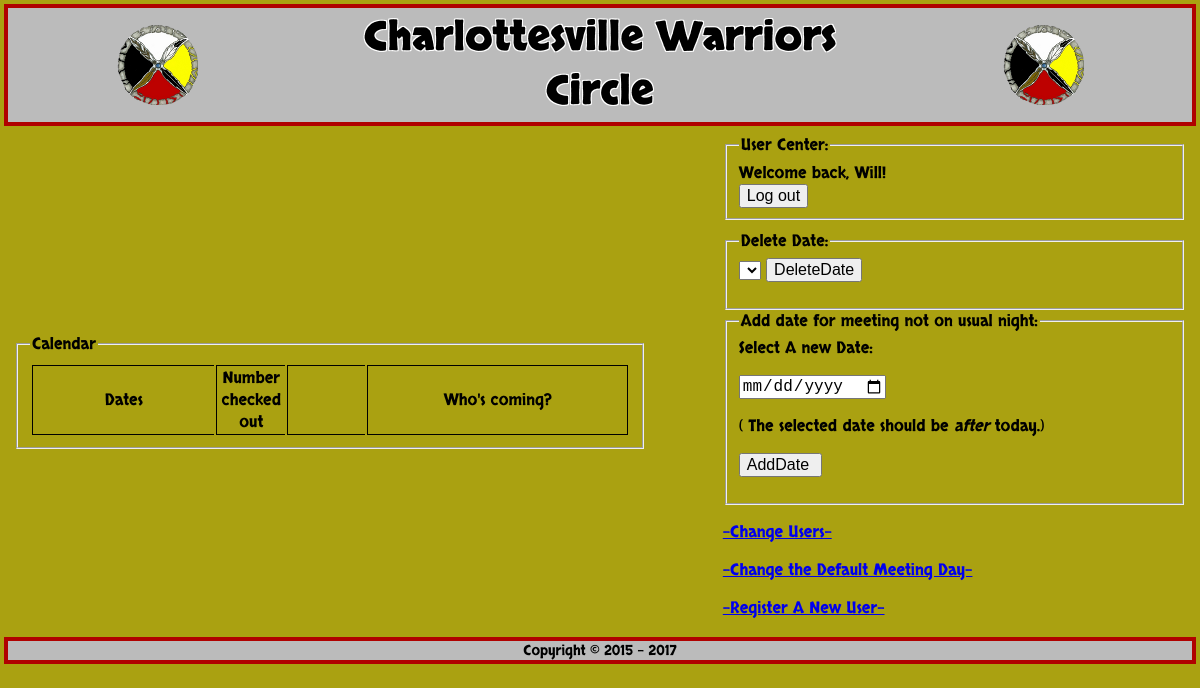
/index.php (signed in), run on an earlier commit of the app's database.
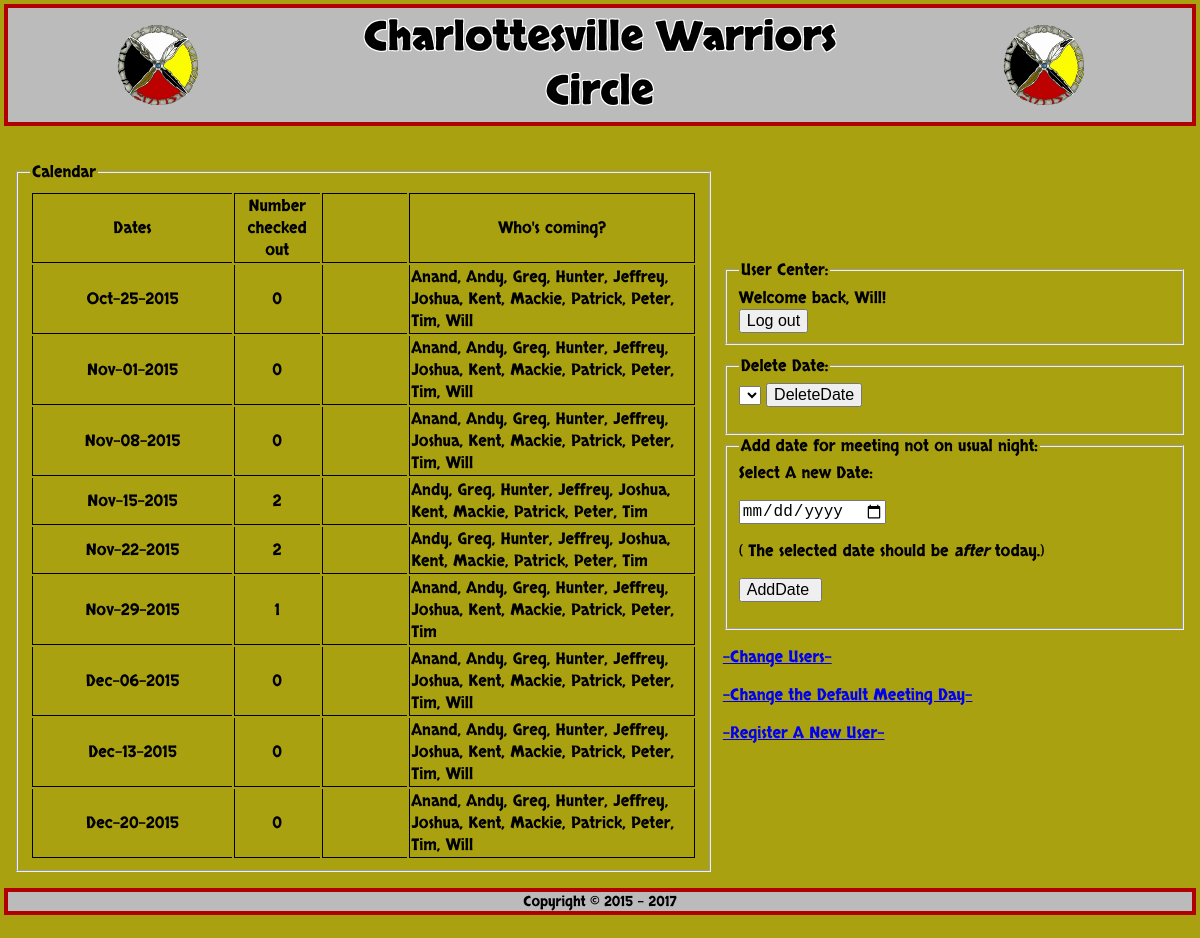
And on a later commit of the database.
### tables this page shows
CREATE TABLE `uinfo` (
  `id` int(10) unsigned NOT NULL AUTO_INCREMENT,
  `f_name` char(25) NOT NULL,
  `l_name` char(25) NOT NULL,
  `email` char(50) NOT NULL DEFAULT '-',
  `uid` int(10) unsigned NOT NULL,
  PRIMARY KEY (`id`),
  KEY `uid` (`uid`),
  CONSTRAINT `uinfo_ibfk_1` FOREIGN KEY (`uid`) REFERENCES `users` (`id`) ON UPDATE CASCADE
);

CREATE TABLE `dates` (
  `id` int(10) unsigned NOT NULL AUTO_INCREMENT,
  `date` int(10) unsigned NOT NULL,
  PRIMARY KEY (`id`)
);

### cal.php (the view, shortened to what this page needs)
<table>
	<tr>
		<td >
			<fieldset style="min-width: 600px;">
				<legend>Calendar</legend>
					<table class="calender">
						<tr >
							<td class="datetitle">Dates</td>
							<td class="buttitle">Number<br>checked<br>out</td>
							<td class="contitle"></td>
							<td class="nametitle">Who's coming?</td>
						</tr>
						<?php
						require_once 'conn.php';
						$sql = "SELECT * from dates ORDER BY date";
						$result = mysqli_query($conn,$sql);
						while($daterow = mysqli_fetch_array($result))
						{
						?>
						<tr>
							<td class="date">
							<?php
								$currentdateid = $daterow['id'];
								echo date('M-d-Y', $daterow['date']);
								$sql_uid = "SELECT userId from checkouts where dateId='$currentdateid'";
								$result_uid = mysqli_query($conn,$sql_uid);
							?>
							</td>
							<td class="con">
							<?php
								$uid_checkout_array = array();
								while($row_uid = mysqli_fetch_array($result_uid))
								{
									array_push($uid_checkout_array, $row_uid['userId']);
								}
								echo $uid_count=count($uid_checkout_array);
							?>
							</td>
							<td class="but">
							</td>
							<td class="name" >
							<?php
								$sql_uinfo = "SELECT id,f_name,l_name,uid from uinfo ORDER BY f_name;";
								$result_uinfo = mysqli_query($conn,$sql_uinfo);
								$rows = mysqli_fetch_all ($result_uinfo, MYSQLI_ASSOC);
								$stillComing = [];
								foreach ($rows as $row)
									if (! in_array ($row['uid'],$uid_checkout_array))
										$stillComing[] = $row;
								for ($i = 0; $i < count($stillComing); ++$i)
								{
									$row = $stillComing[$i];
									echo $row['f_name'];
									if ($i < count($stillComing)-1)
										echo ", ";
								}
							?>
							</td>
						</tr>
						<?php
						}
					?>
				</table>
			</fieldset>
		</td>
	</tr>
</table>

### user.php (shortened to what this page needs)
<body style="height: 200px">
<table style="width: 100%; height: 150px">
	<tr>
		<td style="width: 100%;height:100px">
		<fieldset>
		<legend>User Center:</legend>
		<?php
			$dbc = mysqli_connect(DB_HOST,DB_USER,DB_PASSWORD,DB_NAME);
			$currentuid=$_COOKIE['user_id'];
			$query = "SELECT f_name,l_name FROM uinfo WHERE '$currentuid' = uid";
			$data = mysqli_query($dbc,$query);
			$row = mysqli_fetch_array($data);
			echo "Welcome back, " . $row['f_name']."!";
		?>
		<br />
		<input type="button" onclick="window.location.href='logout.php';" value="Log out" class="right" />
		</fieldset>
		</td>
	</tr>
	<tr>
		<td style="width: 100%; height:100px">
		<?php
			$sql_admin = "SELECT admin FROM users WHERE '$currentuid' = id";
			$result_admin = mysqli_query($dbc,$sql_admin);
			$row_admin = mysqli_fetch_array($result_admin);
			if ($row_admin['admin'] ==1)
			{
				include "admin.php";
			}
		?>
		</td>
	</tr>
</table>
</body>

What changed in the data, as far as the page shows it:
added dates: date "Oct-25-2015", uid_checkout_array "0", uinfo (f_name "Will")
now on this page (row unchanged): uinfo: f_name "Anand"
now on this page (row unchanged): uinfo: f_name "Andy"
now on this page (row unchanged): uinfo: f_name "Greg"
now on this page (row unchanged): uinfo: f_name "Hunter"
now on this page (row unchanged): uinfo: f_name "Jeffrey"
now on this page (row unchanged): uinfo: f_name "Joshua"
now on this page (row unchanged): uinfo: f_name "Kent"
now on this page (row unchanged): uinfo: f_name "Mackie"
now on this page (row unchanged): uinfo: f_name "Patrick"
now on this page (row unchanged): uinfo: f_name "Peter"
now on this page (row unchanged): uinfo: f_name "Tim"
added dates: date "Nov-01-2015", uid_checkout_array "0", uinfo (f_name "Will")
added dates: date "Nov-08-2015", uid_checkout_array "0", uinfo (f_name "Will")
added dates: date "Nov-15-2015", uid_checkout_array "2"
added dates: date "Nov-22-2015", uid_checkout_array "2"
added dates: date "Nov-29-2015", uid_checkout_array "1"
added dates: date "Dec-06-2015", uid_checkout_array "0", uinfo (f_name "Will")
added dates: date "Dec-13-2015", uid_checkout_array "0", uinfo (f_name "Will")
added dates: date "Dec-20-2015", uid_checkout_array "0", uinfo (f_name "Will")
